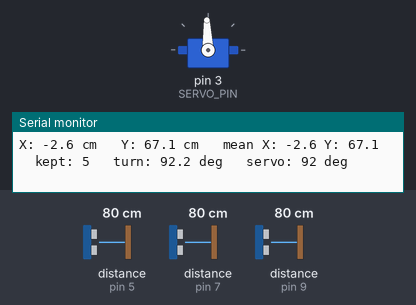
This sketch was run on a simulated Arduino Uno, built with avr-gcc and run on an emulated ATmega328P. On the bench: servo, the last lines printed to the serial monitor. Wiring (inferred from the names in the program): 3 × ultrasonic range finder: trigger pin 4, echo pin 5 / trigger pin 6, echo pin 7 / trigger pin 8, echo pin 9. The test bench sets the inputs (shaded band); at power-on: distance to the obstacle (sensors on pin 5, pin 9, pin 7) 80 cm. The echo pulse lasts 58.3 µs per cm.

Above: at 1.2 s.
1.3 s: distance to the obstacle (sensor on pin 5) set to 71 cm
At 3.0 s:
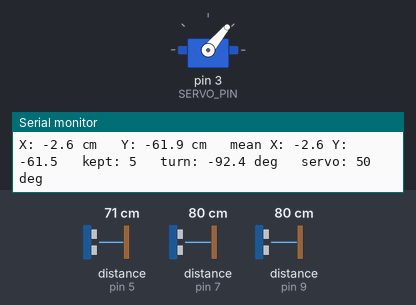
3.4 s: distance to the obstacle (sensor on pin 9) set to 64 cm
6.4 s: distance to the obstacle (sensor on pin 9) set to 56 cm
At 7.5 s:
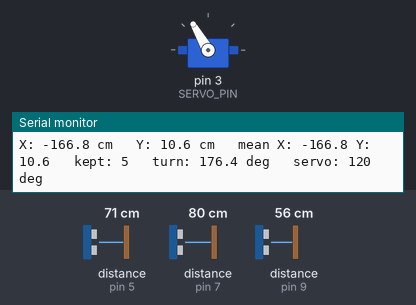
8.5 s: distance to the obstacle (sensor on pin 7) set to 60 cm
At 9.3 s:
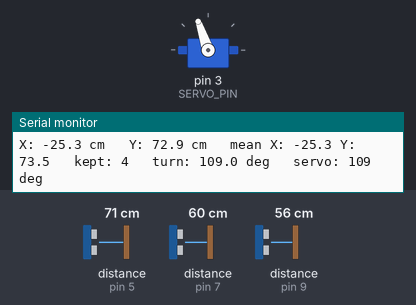
10.5 s: distance to the obstacle (sensor on pin 7) set to 2 cm
At 12.3 s:
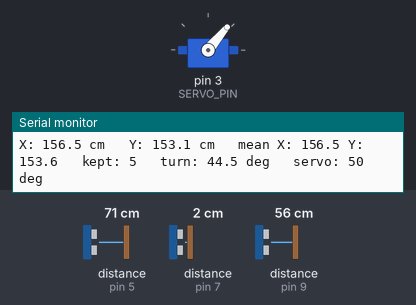
12.6 s: distance to the obstacle (sensor on pin 5) set to 120 cm
At 13.9 s:
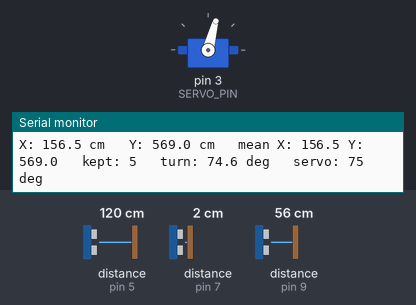
Timing chart, 0 to 15.6 s (numbered marks = the images above; inputs shaded):
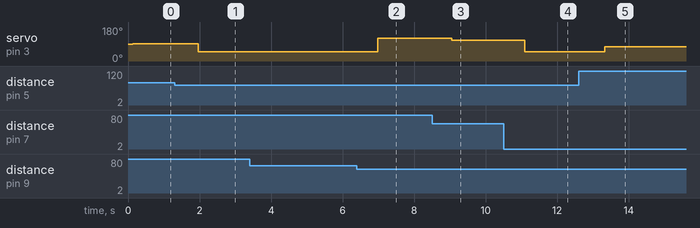

The sketch:

xy_mean_servo_final.ino
```cpp
// 3 HC-SR04 aisthitires vriskoun to X k Y tou target (cm)
// kratame tis teleutees 5 metriseis, petame osa einai makria apo tin mesaia timi
// k me ton meso oro twn upoloipwn girizei to servo
//
// aisthitires:  1 = TRIG 4 / ECHO 5    2 = TRIG 6 / ECHO 7    3 = TRIG 8 / ECHO 9
// servo:    to portokali kalwdio sto pin 3
// eksodos:   X, Y, mesos X/Y, poses kratise, gwnia k gwnia servo (9600 baud!!)

#include <Servo.h>
#include <math.h>

const int TRIG1 = 4, ECHO1 = 5;
const int TRIG2 = 6, ECHO2 = 7;
const int TRIG3 = 8, ECHO3 = 9;
const int SERVO_PIN = 3;

Servo servo;

// simeio i dianusma 3D
struct Vec3 {
  float x, y, z;
};

// theseis aisthitirwn se cm (metrimenes panw sti vasi)
const Vec3 S[3] = {
  { 0.0,  -3.0, 5.0},
  { 5.0,   0.0, 0.0},
  {-5.0,   0.0, 0.0}
};

// to servo einai sto 0,0
const Vec3 PIVOT = {0.0, 0.0, 0.0};

// poses metriseis kratame k poso makria apo tin mesaia epitrepetai (cm)
const int N = 5;
const float MAX_ERR = 5.0;

// oi teleutees N metriseis
float bufX[N], bufY[N];
int bufCount = 0;
int bufIndex = 0;

// voithitika gia dianusmata
Vec3 sub(Vec3 a, Vec3 b)   { return { a.x - b.x, a.y - b.y, a.z - b.z }; }
float dot(Vec3 a, Vec3 b)  { return a.x*b.x + a.y*b.y + a.z*b.z; }
Vec3 cross(Vec3 a, Vec3 b) {
  return { a.y*b.z - a.z*b.y,
           a.z*b.x - a.x*b.z,
           a.x*b.y - a.y*b.x };
}

// apostasi se cm apo ena sensor, -1 an den girisei echo
float readCm(int trigPin, int echoPin) {
  digitalWrite(trigPin, LOW);
  delayMicroseconds(2);
  digitalWrite(trigPin, HIGH);
  delayMicroseconds(10);
  digitalWrite(trigPin, LOW);

  long t = pulseIn(echoPin, HIGH, 30000);
  if (t == 0) return -1.0;
  return t / 58.0;
}

// vriskei to target apo tis 3 apostaseis (trilateration)
bool locate(float r1, float r2, float r3, Vec3 &out) {
  Vec3 u = sub(S[1], S[0]);
  Vec3 v = sub(S[2], S[0]);

  float uu = dot(u, u);
  float vv = dot(v, v);
  float uv = dot(u, v);

  float A = (r1*r1 - r2*r2 + uu) / 2.0;
  float B = (r1*r1 - r3*r3 + vv) / 2.0;

  float det = uu*vv - uv*uv;
  if (fabs(det) < 1e-3) return false;

  float al = (vv*A - uv*B) / det;
  float be = (uu*B - uv*A) / det;

  Vec3 q0 = { al*u.x + be*v.x, al*u.y + be*v.y, al*u.z + be*v.z };
  Vec3 n  = cross(u, v);

  float t2 = (r1*r1 - dot(q0, q0)) / dot(n, n);
  if (t2 < 0) t2 = 0;
  float t = sqrt(t2);

  Vec3 pa = { S[0].x + q0.x + t*n.x, S[0].y + q0.y + t*n.y, S[0].z + q0.z + t*n.z };
  Vec3 pb = { S[0].x + q0.x - t*n.x, S[0].y + q0.y - t*n.y, S[0].z + q0.z - t*n.z };

  out = (pa.z > pb.z) ? pa : pb;   // kratame tin lusi pou einai panw
  return true;
}

// taksinomisi mikrou pinaka (insertion sort, ok gia 5 times)
void sortFloats(float *a, int n) {
  for (int i = 1; i < n; i++) {
    float key = a[i];
    int j = i - 1;
    while (j >= 0 && a[j] > key) {
      a[j + 1] = a[j];
      j--;
    }
    a[j + 1] = key;
  }
}

// mesos oros mono apo tis metriseis p einai konta stin mesaia timi
// epistrefei poses kratise
int meanOfGood(float &mx, float &my) {
  float sx[N], sy[N];
  for (int i = 0; i < bufCount; i++) {
    sx[i] = bufX[i];
    sy[i] = bufY[i];
  }
  sortFloats(sx, bufCount);
  sortFloats(sy, bufCount);
  float medX = sx[bufCount / 2];   // i mesaia timi
  float medY = sy[bufCount / 2];

  float sumX = 0, sumY = 0;
  int kept = 0;
  for (int i = 0; i < bufCount; i++) {
    if (fabs(bufX[i] - medX) <= MAX_ERR && fabs(bufY[i] - medY) <= MAX_ERR) {
      sumX += bufX[i];
      sumY += bufY[i];
      kept++;
    }
  }

  if (kept == 0) {          // den prepei na ginei pote alla just in case
    mx = medX;
    my = medY;
    return 0;
  }
  mx = sumX / kept;
  my = sumY / kept;
  return kept;
}

void setup() {
  Serial.begin(9600);
  pinMode(TRIG1, OUTPUT); pinMode(ECHO1, INPUT);
  pinMode(TRIG2, OUTPUT); pinMode(ECHO2, INPUT);
  pinMode(TRIG3, OUTPUT); pinMode(ECHO3, INPUT);

  servo.attach(SERVO_PIN);
  servo.write(90);           // ksekinaei sto kentro
}

void loop() {
  float r1 = readCm(TRIG1, ECHO1);
  delay(50);
  float r2 = readCm(TRIG2, ECHO2);
  delay(60);
  float r3 = readCm(TRIG3, ECHO3);   // delay anamesa gia na min akouei o enas to echo tou allou

  if (r1 < 0 || r2 < 0 || r3 < 0) {
    Serial.println("No echo on a sensor");
    delay(200);
    return;
  }

  Vec3 target;
  if (!locate(r1, r2, r3, target)) {
    Serial.println("Sensor layout is invalid");
    return;
  }

  // vazoume tin metrisi sto buffer twn 5
  bufX[bufIndex] = target.x;
  bufY[bufIndex] = target.y;
  bufIndex = (bufIndex + 1) % N;
  if (bufCount < N) bufCount++;

  // mesos oros twn kalwn
  float mx, my;
  int kept = meanOfGood(mx, my);

  // dianusma apo to servo pros ton meso, epipedo (mono X k Y)
  Vec3 mean = {mx, my, 0.0};
  Vec3 d = sub(mean, PIVOT);

  // gwnia metaksi dianusmatos k aksona X me eswteriko ginomeno
  float turn = 0.0;
  float len = sqrt(dot(d, d));
  if (len > 0.001) {
    Vec3 xAxis = {1.0, 0.0, 0.0};
    float cosA = dot(d, xAxis) / len;
    if (cosA > 1.0)  cosA = 1.0;
    if (cosA < -1.0) cosA = -1.0;
    turn = acos(cosA) * 180.0 / PI;
    if (d.y < 0) turn = -turn;
  }

  // periorismos 50-120 gia na min xtipaei to servo
  float angle = constrain( turn, 50, 120.0);
  servo.write(round(angle));

  Serial.print("X: ");  Serial.print(target.x, 1);
  Serial.print(" cm   Y: "); Serial.print(target.y, 1);
  Serial.print(" cm   mean X: "); Serial.print(mx, 1);
  Serial.print(" Y: "); Serial.print(my, 1);
  Serial.print("   kept: "); Serial.print(kept);
  Serial.print("   turn: "); Serial.print(turn, 1);
  Serial.print(" deg   servo: "); Serial.print(round(angle));
  Serial.println(" deg");

  delay(50);
}
```

Measured:
- the behaviour switches between 76 and 75 cm on distance to the obstacle (sensor on pin 5) (found by bisection; images 0 and 1)
- the behaviour switches between 61 and 60 cm on distance to the obstacle (sensor on pin 9) (found by bisection; images 1 and 2)
- after the input at 1.3 s, servo on pin 3 (SERVO_PIN): 92° → 50° after 0.66 s
- after the input at 6.4 s, servo on pin 3 (SERVO_PIN): 50° → 120° after 0.58 s
- after the input at 8.5 s, servo on pin 3 (SERVO_PIN): 120° → 109° after 0.56 s
- after the input at 10.5 s, servo on pin 3 (SERVO_PIN): 109° → 50° after 0.60 s
- after the input at 12.6 s, servo on pin 3 (SERVO_PIN): 50° → 75° after 0.72 s
